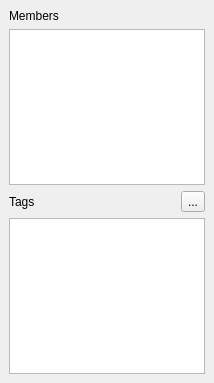
<ui version="4.0" >
 <class>RelationProperties</class>
 <widget class="QWidget" name="RelationProperties" >
  <property name="geometry" >
   <rect>
    <x>0</x>
    <y>0</y>
    <width>214</width>
    <height>383</height>
   </rect>
  </property>
  <property name="windowTitle" >
   <string>Form</string>
  </property>
  <layout class="QVBoxLayout" >
   <property name="margin" >
    <number>9</number>
   </property>
   <property name="spacing" >
    <number>6</number>
   </property>
   <item>
    <widget class="QLabel" name="MembersLabel" >
     <property name="text" >
      <string>Members</string>
     </property>
    </widget>
   </item>
   <item>
    <widget class="QTableView" name="MembersView" />
   </item>
   <item>
    <layout class="QHBoxLayout" >
     <property name="margin" >
      <number>0</number>
     </property>
     <property name="spacing" >
      <number>6</number>
     </property>
     <item>
      <widget class="QLabel" name="label_4" >
       <property name="text" >
        <string>Tags</string>
       </property>
      </widget>
     </item>
     <item>
      <spacer>
       <property name="orientation" >
        <enum>Qt::Horizontal</enum>
       </property>
       <property name="sizeHint" >
        <size>
         <width>40</width>
         <height>20</height>
        </size>
       </property>
      </spacer>
     </item>
     <item>
      <widget class="QToolButton" name="RemoveTagButton" >
       <property name="text" >
        <string>...</string>
       </property>
       <property name="icon" >
        <iconset resource="Icons/AllIcons.qrc" >:/Icons/small-remove.xpm</iconset>
       </property>
      </widget>
     </item>
    </layout>
   </item>
   <item>
    <widget class="QTableView" name="TagView" />
   </item>
  </layout>
 </widget>
 <resources>
  <include location="Icons/AllIcons.qrc" />
 </resources>
 <connections/>
</ui>
